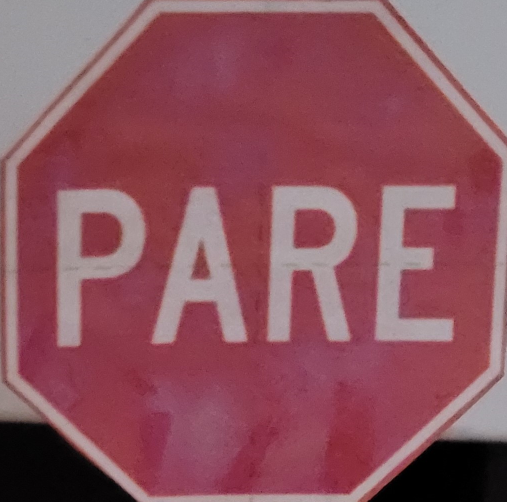
#> input picture video/pare2.png, 1014 x 1003 px (shown at 1/2 size)
$ python pp_recognize_signals.py
#> lines starting #> are read from the running program, lines starting #| are printed output that depends on the picture
import cv2

cap = cv2.VideoCapture(0)

    # possible = cap.set(cv2.CAP_PROP_MODE, cv2.CAP_MODE_GRAY)
    # print(possible) No se puede capturar en escala de grises, convertir frame a frame

cap.set(3, 640)
cap.set(4, 480)

imagen_pare = cv2.imread('pare2.png', 0)
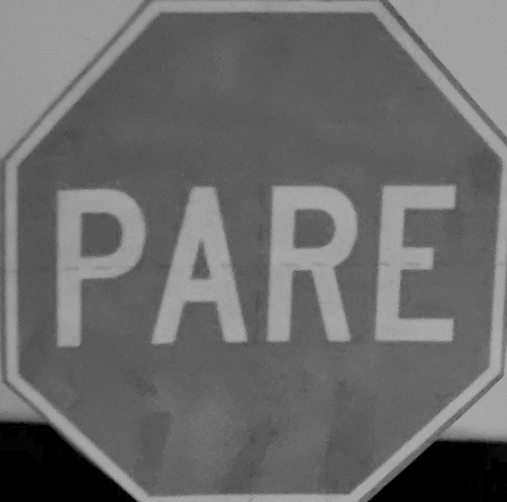
#> imagen_pare: shape (1003, 1014) (shown at 1/2 size); min 0, max 181, mean 106.9
imagen_adelante = cv2.imread('adelante.png', 0)
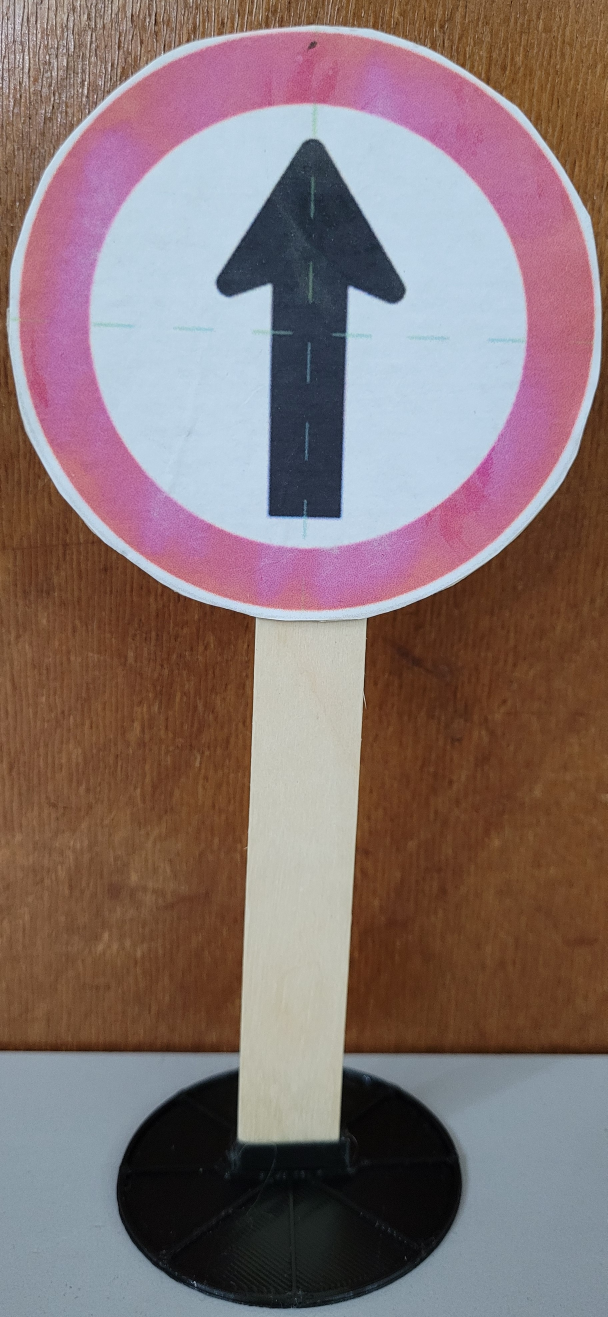
#> input picture video/adelante.png, 1822 x 3951 px (shown at 1/3 size)
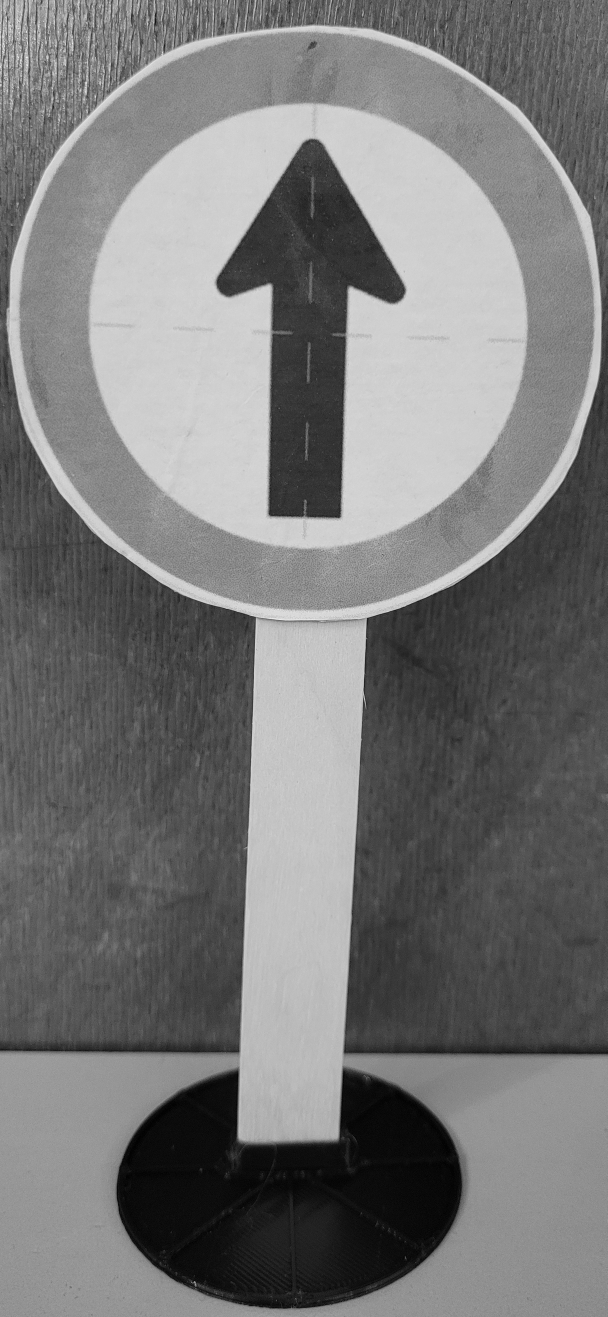
#> imagen_adelante: shape (3951, 1822) (shown at 1/3 size); min 0, max 255, mean 119.6
imagen_balneario = cv2.imread('balneario.png', 0)
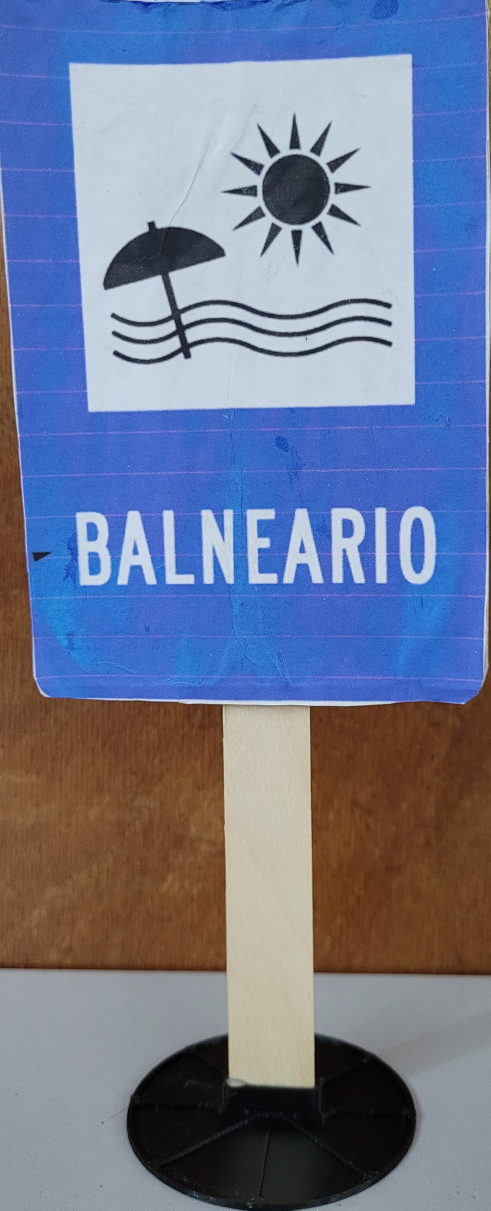
#> input picture video/balneario.png, 1473 x 3631 px (shown at 1/3 size)
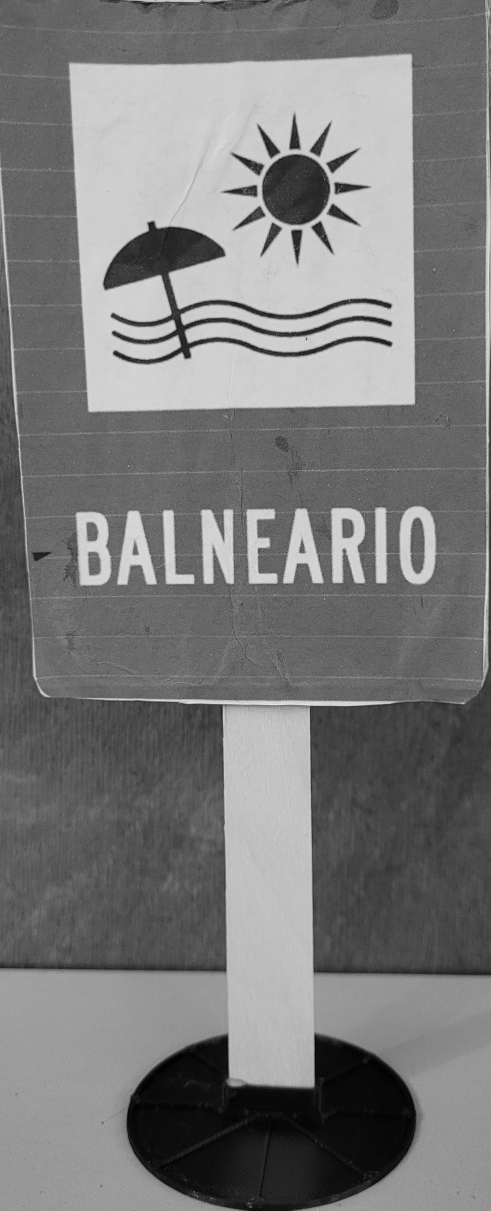
#> imagen_balneario: shape (3631, 1473) (shown at 1/3 size); min 0, max 243, mean 121.5
imagen_izquierda = cv2.imread('izquierda.png', 0)
imagen_derecha = cv2.imread('derecha.png', 0)
imagen_prohibido_u = cv2.imread('prohibido-u.png', 0)
pare_found = False
adelante_found = False
balneario_found = False
izquierda_found = False
derecha_found = False
prohibido_u_found = False
sift = cv2.SIFT_create()
umbral = 0.7

# Encontrar puntos clave y descriptores con SIFT
def encontrar(grey_frame, image_to_find):
    # Encuentra los puntos clave y descriptores de la imagen a detectar
    keypoints1, descriptors1 = sift.detectAndCompute(image_to_find, None)


    #Already tested resize the image outside the function to reduce time but it does the oppose
    nuevo_ancho = frame.shape[1] // 2
    nuevo_alto = frame.shape[0] // 2
    frame_gris_redimensionada = cv2.resize(grey_frame, (nuevo_ancho, nuevo_alto))
    # Encontrar puntos clave y descriptores del frame
    keypoints2, descriptors2 = sift.detectAndCompute(frame_gris_redimensionada, None)


    # Configurar el algoritmo de correspondencia
    bf = cv2.BFMatcher()
    matches = bf.knnMatch(descriptors1, descriptors2, k=2)

    # Aplicar la razón de Lowe para filtrar las correspondencias
    good_matches = []
    for m, n in matches:
        if m.distance < umbral * n.distance:
            good_matches.append(m)

    # Si hay suficientes correspondencias, encontrar la señal detectada
    if len(good_matches) > 20:
        print('encontre el pare nashe')

step = 0
while True:
    # Capturar un frame del flujo de video
    ret, frame = cap.read()
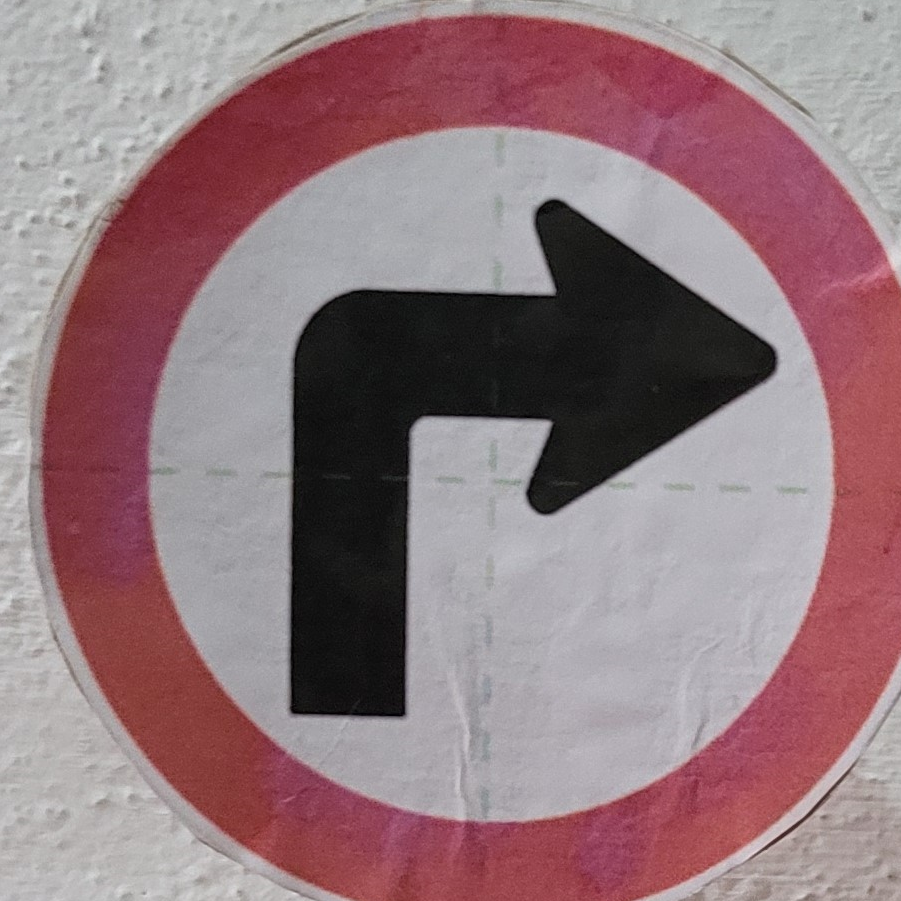
#> input picture video/derecha2.png, 901 x 901 px, given in place of the camera
#> frame is the input picture: shape (901, 901, 3); mean B, G, R 125.1, 119.8, 146.2
    if not ret:
        break

    grey_frame = cv2.cvtColor(frame, cv2.COLOR_BGR2GRAY)
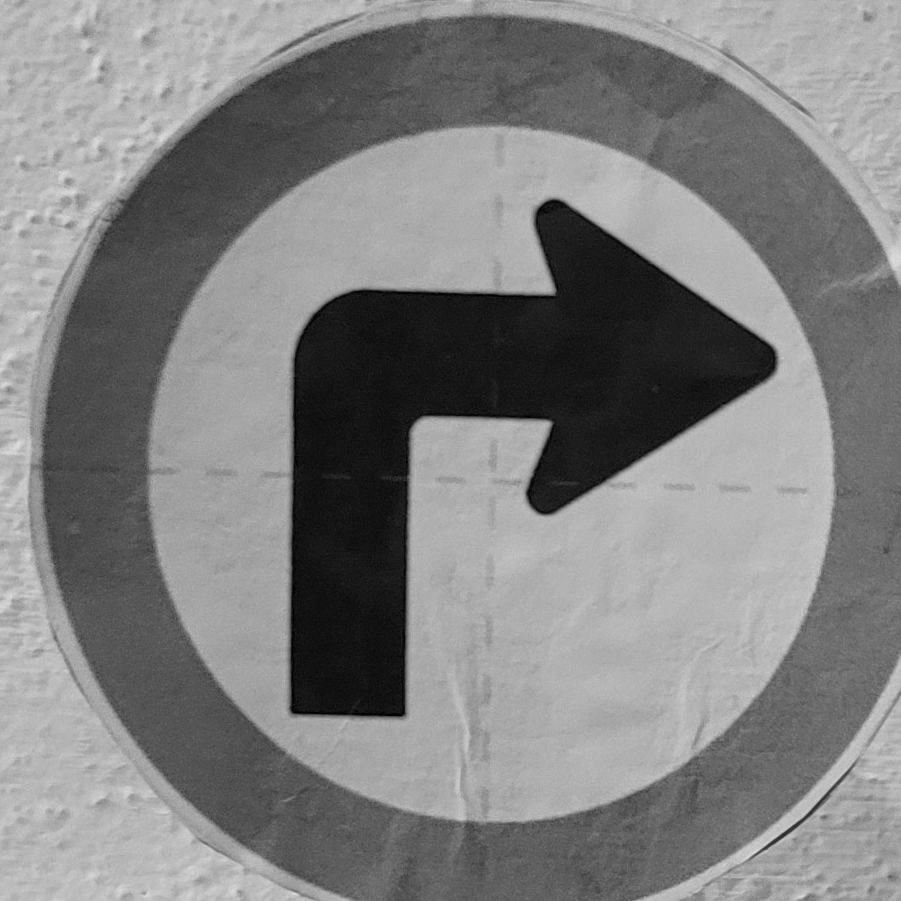
#> grey_frame: shape (901, 901); min 0, max 224, mean 128.3
    cv2.imshow('VideoGrises', grey_frame)

    k = cv2.waitKey(800) #reduce fps to 1.25 per second to not accumulate frames
#> (key Esc is pressed here)
    if k == 113:  # Presionar 'q' para salir
        break

    if step == 0:
        encontrar(grey_frame, imagen_pare)
#> in encontrar, `keypoints1, descriptors1 = sift.detectAndCompute(image_to_find, None)`: keypoints1 = 212 keypoints; strongest (x, y, size): (625, 458, 47.7), (883, 906, 45.3), (401, 539, 26), (201, 468, 50.3)
#> in encontrar, `keypoints2, descriptors2 = sift.detectAndCompute(frame_gris_redimensio..`: keypoints2 = 429 keypoints; strongest (x, y, size): (175, 324, 43.6), (305, 183, 71.7), (276, 243, 18.2), (232, 234, 39.8)
#> in encontrar, `matches = bf.knnMatch(descriptors1, descriptors2, k=2)`: matches = 212 matches
#> after the loop in encontrar, `for m, n in matches:`: good_matches = 5 matches
        if pare_found:
            step = 1
    elif step == 1:
        encontrar(grey_frame, imagen_adelante)
        if adelante_found:
            step = 2
    elif step == 2:
        encontrar(grey_frame, imagen_balneario)
        if balneario_found:
            step = 3
    elif step == 3:
        encontrar(grey_frame, imagen_izquierda)
        if izquierda_found:
            step = 4
    elif step == 4:
        encontrar(grey_frame, imagen_derecha)
        if derecha_found:
            step = 5
    elif step == 5:
        encontrar(grey_frame, imagen_prohibido_u)
        if prohibido_u_found:
            step = 6
    else:
        print('finished')
        break

cap.release()  # Liberar la cámara
cv2.destroyAllWindows()  # Cerrar ventanas de visualización
